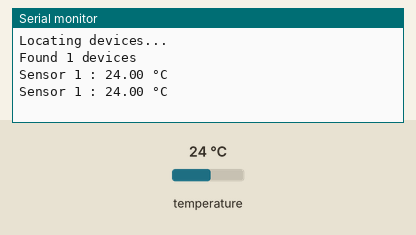
Bench run of a sketch on a simulated Arduino Mega 2560, built with avr-gcc and run on an emulated ATmega2560. Shown: the last lines printed to the serial monitor. The test bench sets the inputs (shaded band); at power-on: temperature 24 °C.

Above: at 3.3 s.
3.4 s: temperature set to 12 °C
At 5.0 s:
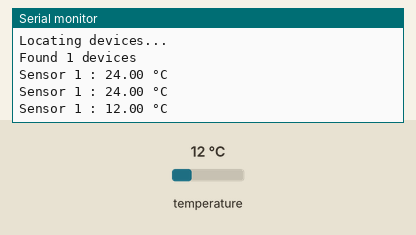
5.9 s: temperature set to 19 °C
At 6.7 s:
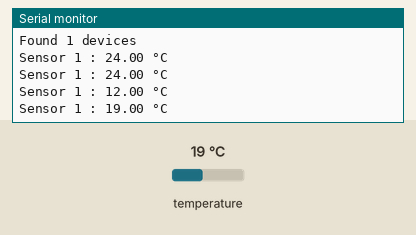
Timing chart, 0 to 8.9 s (numbered marks = the images above; inputs shaded):
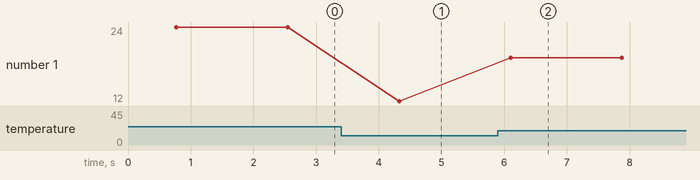

The sketch:

regulatorController.ino.ino
```cpp
/* Multiple DS18B20 1-Wire digital temperature sensors with Arduino example code. More info: https://www.makerguides.com */

// Include the required Arduino libraries:
#include "Arduino.h"
#include "OneWire.h"
#include "DallasTemperature.h"


// Define to which pin of the Arduino the 1-Wire bus is connected:
#define ONE_WIRE_BUS 53

// Create a new instance of the oneWire class to communicate with any OneWire device:
OneWire oneWire(ONE_WIRE_BUS);

// Pass the oneWire reference to DallasTemperature library:
DallasTemperature sensors(&oneWire);

int deviceCount = 0;
float tempC;

DeviceAddress tempAddress;

void setup() {
  // Begin serial communication at a baud rate of 9600:
  Serial.begin(9600);
  // Start up the library:
  sensors.begin();

  digitalWrite(51, HIGH); // Set the power pin HIGH to power the DS18B20

  // Locate the devices on the bus:
  Serial.println("Locating devices...");
  Serial.print("Found ");
  deviceCount = sensors.getDeviceCount();
  Serial.print(deviceCount);
  Serial.println(" devices");
}

void loop() {
  // Send the command for all devices on the bus to perform a temperature conversion:
  sensors.requestTemperatures();

  // Display temperature from each sensor
  for (uint8_t i = 0;  i < deviceCount;  i++) {
    Serial.print("Sensor ");
    Serial.print(i + 1);
    Serial.print(" : ");
    tempC = sensors.getTempCByIndex(i);
    Serial.print(tempC);
    Serial.print(" \xC2\xB0"); // shows degree symbol
    Serial.print("C ");
    sensors.getAddress(tempAddress, i);
  }

  Serial.println();
  delay(1000);
}
```

Measured:
- after the input at 3.4 s, the serial monitor: prints a new line after 0.92 s (image 1)
- after the input at 5.9 s, the serial monitor: prints a new line after 0.20 s (image 2)
- plotted number 1: 24 → 12 after the input at 3.4 s, 12 → 19 after the input at 5.9 s
